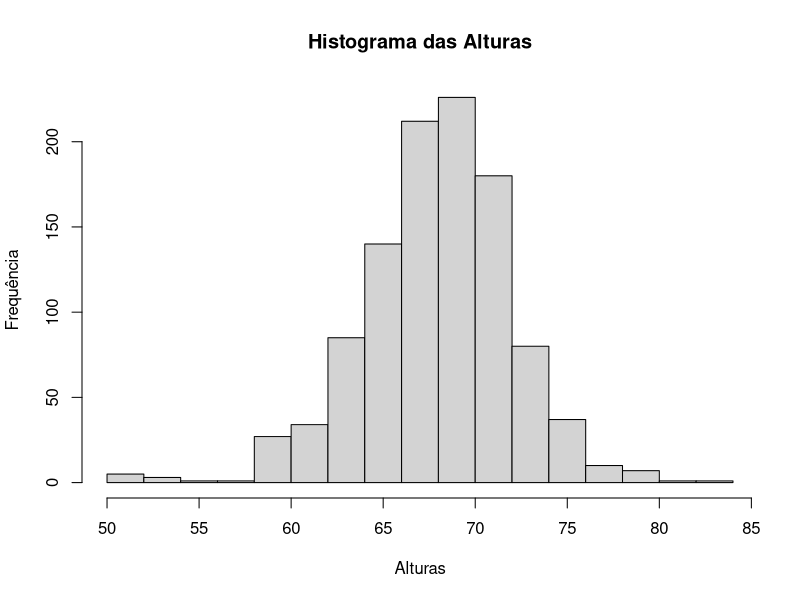

This figure's R source:
## ---- chunk 1
install.packages("dslabs")
library(dslabs)
## ---- chunk 2
data("heights")
head(heights) #para visualizar apenas algumas linhas dos dados
## ---- chunk 3
dim(heights)
## ---- chunk 4
heights$height[777]
## ---- chunk 5
heights$sex[777]
#ou
heights[777,1]
## ---- chunk 6
which.max(heights$height)
## ---- chunk 7
max(heights$height)
## ---- chunk 8
which.min(heights$height)
## ---- chunk 9
summary(heights$height)
## ---- chunk 10
hist(heights$height, main = "Histograma das Alturas", xlab = "Alturas",
     ylab = "Frequência")
## ---- chunk 11
summary(heights$sex)
## ---- chunk 12
(812/1050)*100
## ---- chunk 13
heights$height>78
## ---- chunk 14
table(heights$height>78) #quantos são maiores que 78
## ---- chunk 15
table(heights$height>78 & heights$sex == "Female")
